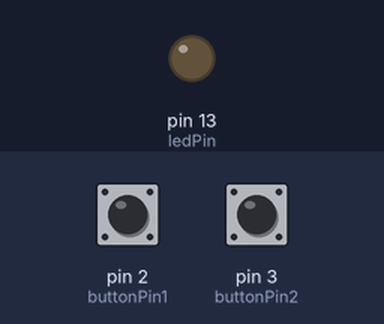
The program below on a simulated Arduino Uno, built with avr-gcc and run on an emulated ATmega328P. Parts: output pins drawn as LEDs (lit = HIGH). Inputs (shaded band) come from the test bench; at power-on: pin 2 (buttonPin1) LOW, pin 3 (buttonPin2) LOW.

Above: at 1.2 s.
1.3 s: pin 2 (buttonPin1) pulled HIGH for 0.15 s
At 1.37 s:
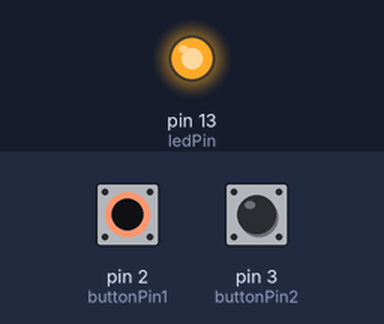
2.9 s: pin 2 (buttonPin1) pulled HIGH for 3.2 s
At 6.9 s:
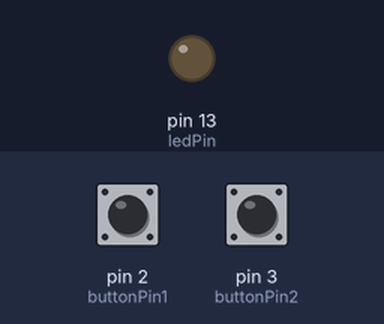
7.6 s: pin 3 (buttonPin2) pulled HIGH for 3.2 s
At 8.0 s:
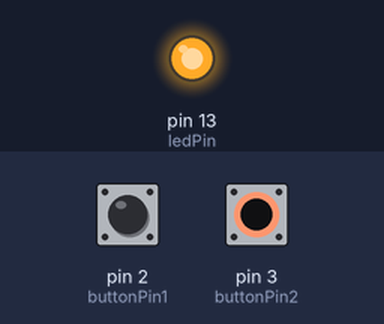
Timing chart, 0 to 12.3 s (numbered marks = the images above; inputs shaded):
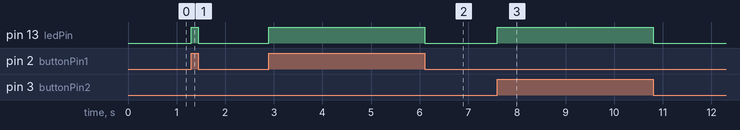

The program:

main.cpp
```cpp
#include <Arduino.h>

int buttonPin1 = 2;
int buttonPin2 = 3;
int ledPin = 13;

void setup() {
  pinMode(ledPin, OUTPUT);
  pinMode(buttonPin1, INPUT);
  pinMode(buttonPin2, INPUT);
}

void loop() {

  int buttonState1 = digitalRead(buttonPin1);
  int buttonState2 = digitalRead(buttonPin2);

  if(buttonState1 == HIGH || buttonState2 == HIGH){
    digitalWrite(ledPin, HIGH);
  }else{
    digitalWrite(ledPin, LOW);
  }

}
```

Measured:
- after the input at 1.3 s, pin 13 (ledPin): LOW → HIGH at once, → LOW 0.15 s later
- after the input at 2.9 s, pin 13 (ledPin): LOW → HIGH at once, → LOW 3.2 s later
- after the input at 7.6 s, pin 13 (ledPin): LOW → HIGH at once, → LOW 3.2 s later
